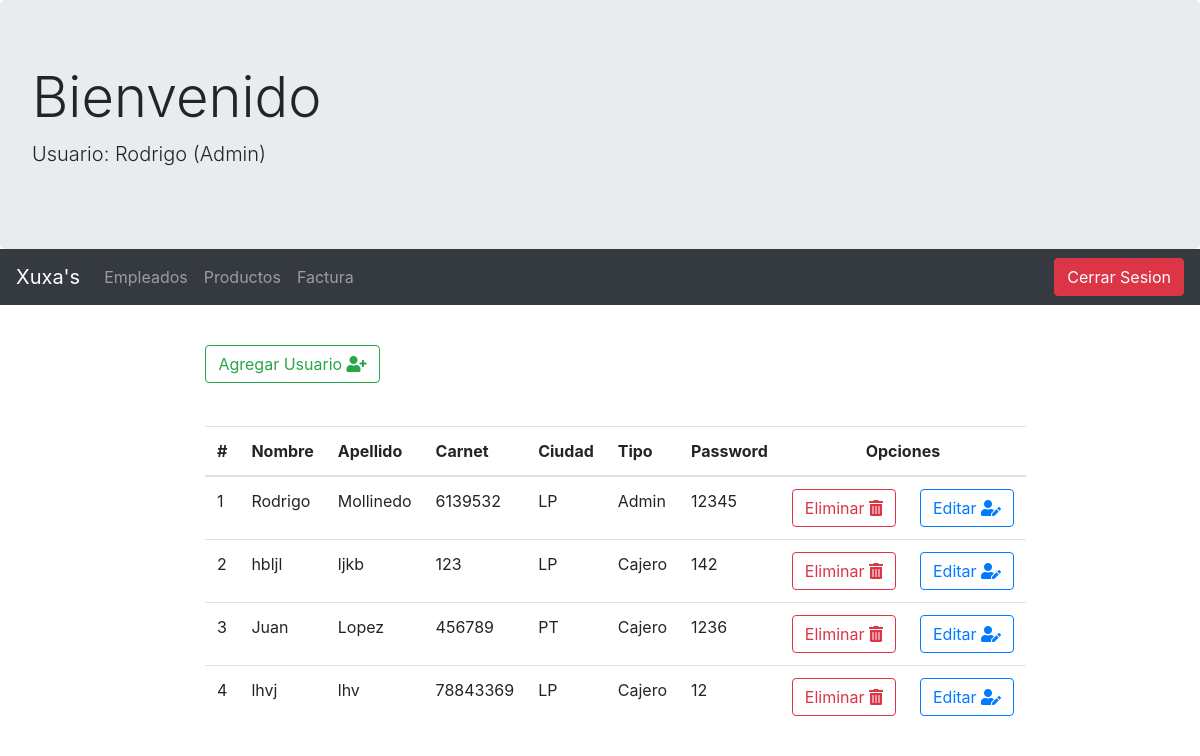
The app's page /controlador/usuarios/Usuarios_controlador.php (signed in) with its own data.
### tables this page shows
CREATE TABLE `usuario` (
  `id_usuario` int(11) NOT NULL,
  `nombre` varchar(40) DEFAULT NULL,
  `apellido` varchar(40) DEFAULT NULL,
  `carnet` bigint(20) DEFAULT NULL,
  `ciudad` varchar(30) DEFAULT NULL,
  `tipo` varchar(10) DEFAULT NULL,
  `pass` varchar(200) DEFAULT NULL
);

### controlador/usuarios/Usuarios_Controlador.php (called while the page is built)
<?php
    	require_once("../../modelo/usuarios/Usuarios_Modelo.php");
    	$personas=new Personas_modelo();
		$matrizpersonas=$personas->get_personas();
    	require_once("../../vista/usuarios/Usuarios_Vista.php");
?>

### modelo/Conectar.php (called while the page is built)
<?php
    class Conectar{
        public static function conexion(){
            try{
                $conexion = new PDO('mysql:host=localhost;dbname=facturacion','root','');
                $conexion->setAttribute(PDO::ATTR_ERRMODE,PDO::ERRMODE_EXCEPTION);
                $conexion->exec('SET character SET utf8');
            }
            catch(Exception $e){
                die("Error ".$e->getMessage());
                echo "Linea del error".$e->getLine();
            }
            return $conexion;
        }
    }
?>

### modelo/usuarios/Usuarios_Modelo.php (called while the page is built, shortened)
<?php
        class Personas_modelo{
            private $db;
            private $personas;
            public function __construct(){
                require_once("../../modelo/Conectar.php");
                $this->db=Conectar::conexion();
                $this->personas=array();
            }
            public function get_personas(){
                $consulta=$this->db->query("Select * from usuario");
                while($filas=$consulta->fetch(PDO::FETCH_ASSOC)){
                    $this->personas[]=$filas;
                }
                return $this->personas;
            }
        }
?>

### vista/usuarios/Usuarios_Vista.php (the view, shortened to what this page needs)
<!doctype html>
<html lang="en">
  <head>
    <link rel="stylesheet" href="https://use.fontawesome.com/releases/v5.0.13/css/all.css">
    <link rel="stylesheet" href="https://maxcdn.bootstrapcdn.com/bootstrap/4.0.0/css/bootstrap.min.css">
  </head>
  <body>
  <?php
      include('../../modelo/navbar.php');
    ?>
    <div class="row" style="margin-top:40px;">
        <div class="col-md-2"></div>
        <div class="col-md-2">
        <a href="../../vista/usuarios/Usuario_agregar.php" style="text-decoration:none;"><button type="button" class="btn btn-outline-success btn-block" >Agregar Usuario <i class="fas fa-user-plus"></i></button></a>
        </div>
        <div class="col-md-2"></div>
        <div class="col-md-2"></div>
        <div class="col-md-2"></div>
        <div class="col-md-2"></div>
    </div>
    <div class="row">
        <div class="col-md-2"></div>
        <div class="col-md-8">
        </div>
        <div class="col-md-2"></div>
    </div>
    <div class="row">
        <div class="col-md-2"></div>
        <div class="col-md-8">
        </div>
        <div class="col-md-2"></div>
    </div>
    <div class="row">
        <div class="col-md-2"></div>
        <div class="col-md-8">
        </div>
        <div class="col-md-2"></div>
    </div>
    <div class="row" style="margin-top:40px;">
        <div class="col-sm-12 col-md-2"></div>
        <div class="col-sm-12 col-md-8">
            <div class="table-responsive-sm">
                <table class="table table-hover">
                    <thead>
                    <tr>
                        <th>#</th>
                        <th>Nombre</th>
                        <th>Apellido</th>
                        <th>Carnet</th>
                        <th>Ciudad</th>
                        <th>Tipo</th>
                        <th>Password</th>
                        <th class="text-center" colspan="2">Opciones</th>
                    </tr>
                    </thead>
                    <tbody>
                    <?php $cont=0;
    foreach($matrizpersonas as $persona):$cont=$cont+1;?>
    <tr>
      <td width="5%"><?php echo $cont?></td>
      <td width="10%"><?php echo $persona["nombre"]?></td>
      <td width="10%"><?php echo $persona["apellido"]?></td>
      <td width="10%"><?php echo $persona["carnet"]?></td>
      <td width="10%"><?php echo $persona["ciudad"]?></td>
      <td width="10%"><?php echo $persona["tipo"]?></td>
      <td width="10%"><?php echo $persona["pass"]?></td>
      <td class="bot" width="17.5%"><a href="../../modelo/usuarios/Usuario_eliminar.php?id=<?php echo $persona['id_usuario']?> "><button type='button' class='btn btn-danger btn-outline-danger' >Eliminar <i class='fas fa-trash-alt'></i></button></a></td><td width="17.5%"><a href="../../controlador/usuarios/Usuario_editar.php?id=<?php echo $persona['id_usuario']?>&nombre=<?php echo $persona['nombre']?>"><button type='button' class='btn btn-primary btn-outline-primary'>Editar <i class='fas fa-user-edit'></i></button></a></td>
    </tr>
    <?php endforeach;?>
                    </tbody>
                </table>
            </div>
        </div>
        <div class="col-sm-12 col-md-2"></div>
    </div>
  </body>
</html>

### modelo/navbar.php (shortened to what this page needs)
<div class="jumbotron col-lg-auto" style="margin-bottom:0px;">
    <h3 class="display-4">Bienvenido</h3>
    <p class="lead">Usuario: <?php echo $_SESSION['usuario']?>
        (<?php echo $_SESSION['tipo']?>)</p>
</div>
<nav class="navbar navbar-expand-lg navbar-dark bg-dark">
    <a class="navbar-brand" href="#">Xuxa's</a>
    <div class="collapse navbar-collapse" id="navbarSupportedContent">
        <ul class="navbar-nav mr-auto">
        <li class="nav-item">
        <a class="nav-link" href="../../controlador/usuarios/Usuarios_Controlador.php">Empleados<span class="sr-only">(current)</span></a>
      </li>
       <li class="nav-item">
        <a class="nav-link" href="../../controlador/productos/Productos_Controlador.php">Productos<span class="sr-only">(current)</span></a>
      </li>
      <li class="nav-item">
        <a class="nav-link" href="../../vista/factura/factura.php">Factura<span class="sr-only">(current)</span></a>
      </li>
        </ul>
        <a href="../../modelo/salir.php" ><button type="button" class="btn btn-danger">Cerrar Sesion</button></a>
    </div>
</nav>
<link rel="stylesheet" href="https://use.fontawesome.com/releases/v5.0.11/css/all.css">

### records on screen
usuario: nombre "Rodrigo", apellido "Mollinedo", carnet "6139532", ciudad "LP", tipo "Admin", pass "12345"
usuario: nombre "hbljl", apellido "ljkb", carnet "123", ciudad "LP", tipo "Cajero", pass "142"
usuario: nombre "Juan", apellido "Lopez", carnet "456789", ciudad "PT", tipo "Cajero", pass "1236"
usuario: nombre "lhvj", apellido "lhv", carnet "78843369", ciudad "LP", tipo "Cajero", pass "12"

### other values on screen
$_SESSION['usuario'] "Rodrigo"
$_SESSION['tipo'] "Admin"
